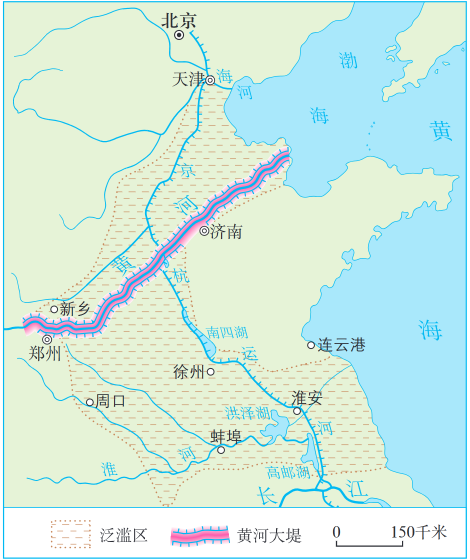
#> input picture 不用/扩大泛区.png, 939 x 1120 px (shown at 1/2 size)
$ jupyter execute '1 处理背景.ipynb'
#> lines starting #> are read from the running program, lines starting #| are printed output that depends on the picture; after the words box and inside, x2 and y2 are one past the last pixel; in counts of white or black regions, pixels touching at a corner belong together
# 扩大泛区图片处理演示

本Notebook演示如何对当前路径下的图片`扩大泛区.png`，去除RGB为(230, 243, 215)的区域，并统计处理结果。

## 1. 导入所需库
导入os、numpy、PIL.Image和collections.Counter等库。

[cell 1]
import os
import numpy as np
from PIL import Image
from collections import Counter

## 2. 设置参数与目标颜色
定义目标RGB颜色、容差参数，并设置图片文件名为'扩大泛区.png'。

[cell 2]
# 目标RGB颜色与容差设置
TARGET_RGB = (230, 243, 215)
TOL = 5  # 容差（处理压缩误差）
IMG_NAME = '扩大泛区.png'

## 3. 定位并加载图片文件
检查当前路径下是否存在'扩大泛区.png'，并使用PIL加载为RGBA格式的图片。

[cell 3]
# 检查图片文件是否存在并加载
if not os.path.exists(IMG_NAME):
    raise FileNotFoundError(f"未找到图片文件: {IMG_NAME}")
im = Image.open(IMG_NAME).convert('RGBA')
#> im is the input picture: PIL image 939x1120 RGBA; mean R, G, B, A 207.7, 235.2, 225.5, 255
arr = np.array(im)
H, W = arr.shape[:2]
#> H = 1120; W = 939
print(f"图片尺寸: {W}x{H}")
#| 图片尺寸: 939x1120

## 4. 精确去除指定颜色区域
创建掩码，精确匹配目标RGB值，将对应像素的Alpha通道设为0（透明）。

[cell 4]
# 精确去除目标RGB像素
exact_mask = (arr[...,0]==TARGET_RGB[0]) & (arr[...,1]==TARGET_RGB[1]) & (arr[...,2]==TARGET_RGB[2])
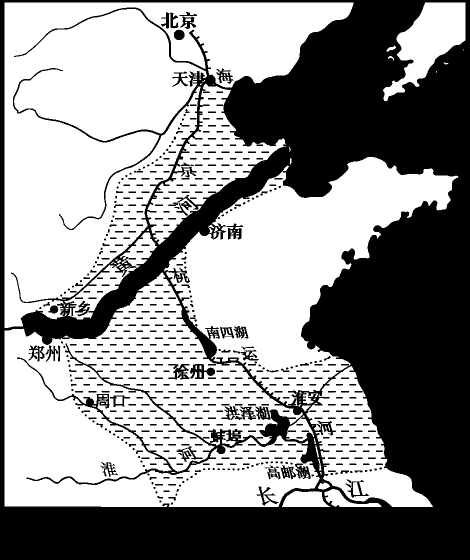
#> exact_mask: shape (1120, 939) bool (shown at 1/2 size); 56.3% white; 579 black regions (131 under 20 px), largest, box (x1, y1, x2, y2) and area: (0, 0, 939, 1120) 428570, (380, 728, 430, 758) 803, (336, 728, 379, 759) 665
arr_exact = arr.copy()
arr_exact[exact_mask, 3] = 0  # 设为透明
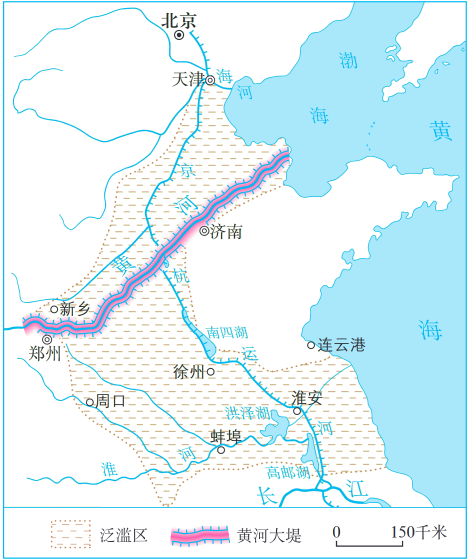
#> arr_exact: shape (1120, 939, 4) (shown at 1/2 size); mean R, G, B, A 207.7, 235.2, 225.5, 111.4; transparent parts drawn white

## 5. 容差去除指定颜色区域（处理压缩误差）
根据容差范围，匹配近似目标RGB的像素，并将其Alpha通道设为0。

[cell 5]
# 容差去除目标RGB像素（处理压缩误差）
low = np.array(TARGET_RGB) - TOL
high = np.array(TARGET_RGB) + TOL
rgb = arr[...,:3].astype(np.int16)
tol_mask = (rgb>=low).all(axis=-1) & (rgb<=high).all(axis=-1)
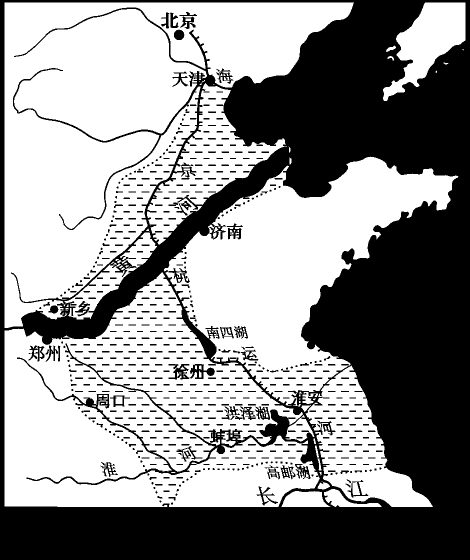
#> tol_mask: shape (1120, 939) bool (shown at 1/2 size); 56.9% white; 602 black regions (141 under 20 px), largest, box (x1, y1, x2, y2) and area: (0, 0, 939, 1120) 424307, (380, 728, 430, 758) 731, (337, 728, 379, 759) 636
arr_tol = arr.copy()
arr_tol[tol_mask, 3] = 0

## 6. 保存处理后的图片
将精确和容差处理后的图片分别保存为新文件。

[cell 6]
# 保存处理后的图片
exact_path = '扩大泛区_removed_exact.png'
tol_path = '扩大泛区_removed_threshold.png'
Image.fromarray(arr_exact, mode='RGBA').save(exact_path)
Image.fromarray(arr_tol, mode='RGBA').save(tol_path)
print(f"精确去除结果已保存: {exact_path}")
print(f"容差去除结果已保存: {tol_path}")

## 7. 统计去除像素数量
统计并输出被精确和容差去除的像素数量。

[cell 7]
# 统计去除像素数量
exact_count = int(exact_mask.sum())
#> exact_count = 592265
tol_count = int(tol_mask.sum())
#> tol_count = 598474
print(f"精确去除像素数: {exact_count}")
#| 精确去除像素数: 592265
print(f"容差去除像素数: {tol_count}")
#| 容差去除像素数: 598474

## 8. 分析被去除的主要颜色
统计容差去除区域中最常见的颜色（前5名），用于分析实际被去除的颜色分布。

[cell 8]
# 分析被去除的主要颜色（前5名）
removed_colors = rgb[tol_mask]
color_counts = Counter(map(tuple, removed_colors))
#> color_counts = 72 items
most_common = color_counts.most_common(5)
#> most_common = [((230, 243, 215), 592265), ((229, 243, 215), 1818), ((229, 241, 213), 521), ((229, 239, 210), 328), ((230, 242, 214), 304)]
print("容差去除区域最常见的颜色（前5名）:")
for color, count in most_common:
    print(f"{color}: {count} 像素")
#> this loop made 5 passes
#> (color, count) on passes 1 to 5: ((230, 243, 215), 592265), ((229, 243, 215), 1818), ((229, 241, 213), 521), ((229, 239, 210), 328), ((230, 242, 214), 304)
#| (230, 243, 215): 592265 像素
#| (229, 243, 215): 1818 像素
#| (229, 241, 213): 521 像素
#| (229, 239, 210): 328 像素
#| (230, 242, 214): 304 像素
